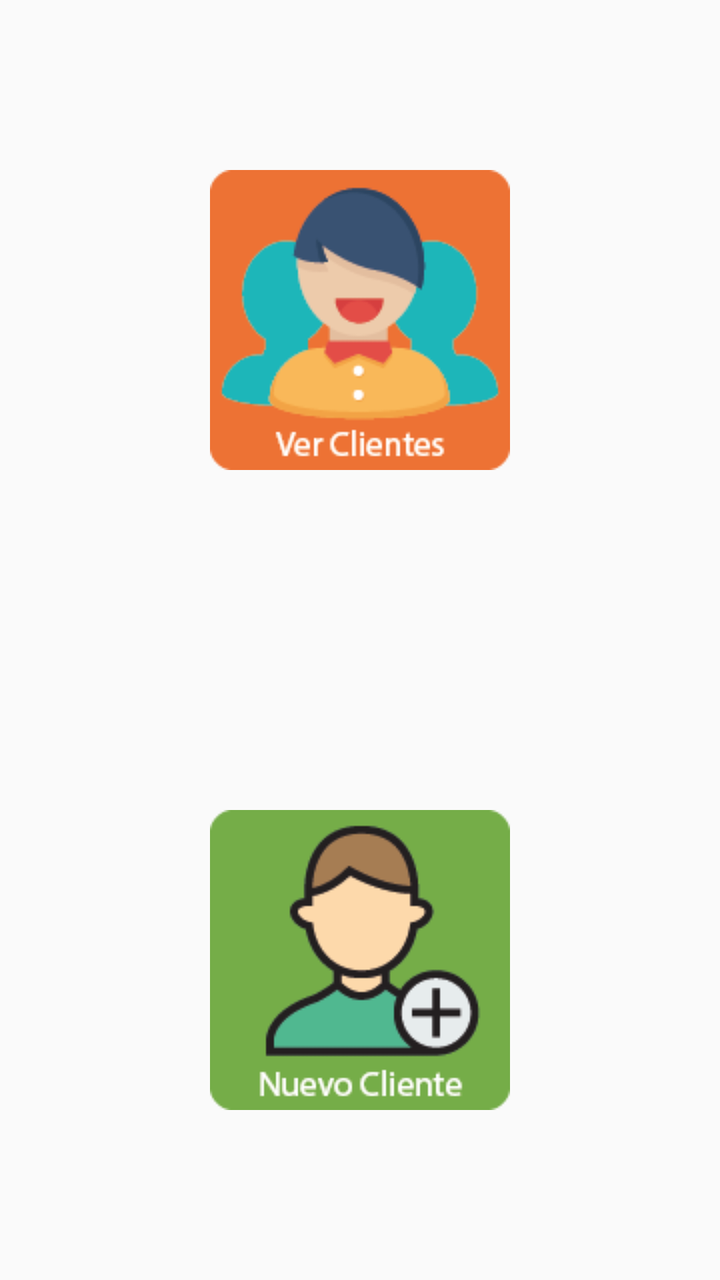
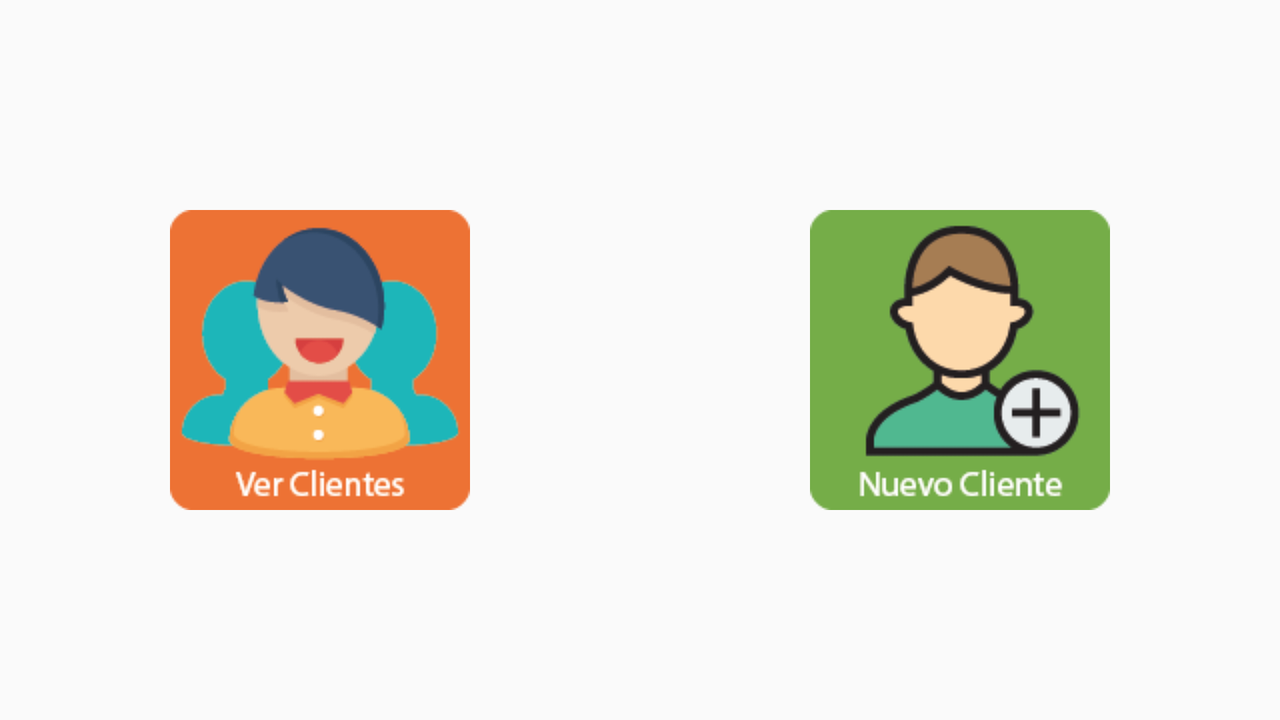

One screen, two layout resources from the same app: the default and the repository's alternative for another configuration. Each is rendered where Android would select it; the XML of both is given below.
<!-- AndroidManifest.xml: application theme AppTheme -->
<!-- res/layout/activity_cartera.xml -->
<?xml version="1.0" encoding="utf-8"?>
<TableLayout xmlns:android="http://schemas.android.com/apk/res/android"
    xmlns:tools="http://schemas.android.com/tools"
    android:id="@+id/activity_cartera"
    android:layout_width="match_parent"
    android:layout_height="match_parent"
    tools:context="com.desarrollandoapps.senamarket.cartera.CarteraActivity">

    <TableRow android:layout_width="match_parent"
        android:gravity="center_vertical|center_horizontal"
        android:orientation="vertical"
        android:baselineAligned="false"
        android:layout_weight="1"
        android:layout_height="match_parent">

        <ImageButton
            android:id="@+id/btnVerClientes"
            android:background="#00ffffff"
            android:layout_width="match_parent"
            android:layout_gravity="center"
            android:layout_weight="1"
            android:src="@drawable/clientes"
            android:onClick="lanzarClientes" />
    </TableRow>

    <TableRow android:layout_width="match_parent"
        android:gravity="center_vertical|center_horizontal"
        android:orientation="vertical"
        android:layout_weight="1"
        android:layout_height="wrap_content">

        <ImageButton
            android:id="@+id/btnAgregarCliente"
            android:background="#00ffffff"
            android:layout_width="match_parent"
            android:layout_gravity="center"
            android:layout_weight="1"
            android:src="@drawable/nuevo_cliente"
            android:onClick="lanzarNuevoCliente" />
    </TableRow>

</TableLayout>
<!-- resources referenced by this layout -->
<resources>
  <!-- drawable clientes: png bitmap (drawable, 7378 bytes) -->
  <!-- drawable nuevo_cliente: png bitmap (drawable, 6676 bytes) -->
  <style name="AppTheme" parent="Theme.AppCompat.Light.DarkActionBar">
          
          <item name="colorPrimary">@color/colorPrimary</item>
          <item name="colorPrimaryDark">@color/colorPrimaryDark</item>
          <item name="colorAccent">@color/colorAccent</item>
  
          
          <item name="android:spinnerItemStyle">
              @style/spinnerItemStyle
          </item>
  
          
  
      </style>
  <color name="colorPrimary">#59B548</color>
  <color name="colorPrimaryDark">#238276</color>
  <color name="colorAccent">#fc7323</color>
  <style name="spinnerItemStyle">
          <item name="android:padding">10dp</item>
          <item name="android:textSize">20sp</item>
          <item name="android:textColor">#2E2EFE</item>
      </style>
</resources>
<!-- res/layout-land/activity_cartera.xml (the repository's variant of the layout above) -->
<!-- drawn on the phone turned sideways -->
<?xml version="1.0" encoding="utf-8"?>
<TableLayout xmlns:android="http://schemas.android.com/apk/res/android"
    xmlns:tools="http://schemas.android.com/tools"
    android:id="@+id/activity_cartera"
    android:layout_width="match_parent"
    android:layout_height="match_parent"
    tools:context="com.desarrollandoapps.senamarket.cartera.CarteraActivity">

    <TableRow android:layout_width="match_parent"
        android:gravity="center_vertical|center_horizontal"
        android:orientation="vertical"
        android:baselineAligned="false"
        android:layout_weight="1"
        android:layout_height="match_parent">

        <ImageButton
            android:id="@+id/btnVerClientes"
            android:background="#00ffffff"
            android:layout_width="match_parent"
            android:layout_gravity="center"
            android:layout_weight="1"
            android:src="@drawable/clientes"
            android:onClick="lanzarClientes" />

        <ImageButton
            android:id="@+id/btnAgregarCliente"
            android:background="#00ffffff"
            android:layout_width="match_parent"
            android:layout_gravity="center"
            android:layout_weight="1"
            android:src="@drawable/nuevo_cliente"
            android:onClick="lanzarNuevoCliente" />
    </TableRow>

</TableLayout>
